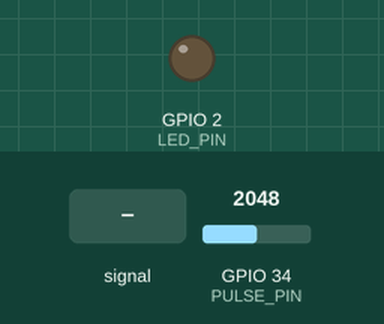
This sketch was run on a simulated ESP32. On the bench: output pins drawn as LEDs (lit = HIGH). The inputs (shaded band) are chosen by the test bench; at power-on: GPIO 34 (PULSE_PIN) = 2048 (analog values on the 0–4095 scale). WiFi joins after 1.5 s; servers stay silent unless stated; uploads are accepted with an empty reply; the local clock reads 2024-03-15 10:24:30 at power-on unless the sketch sets it; what the sketch prints to the serial monitor is not drawn.

Above: at 2.7 s.
2.8 s: GPIO 34 (PULSE_PIN) fed a 200 Hz sine of ±1842 counts around its level
At 3.07 s:
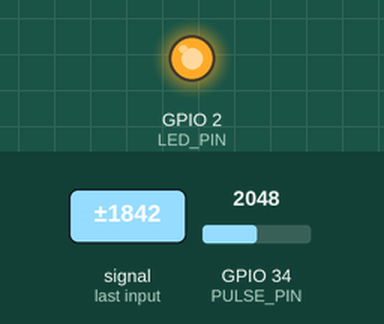
5.8 s: GPIO 34 (PULSE_PIN) set to 1960
7.3 s: GPIO 34 (PULSE_PIN) set to 2532
8.9 s: GPIO 34 (PULSE_PIN) set to 2651
Timing chart, 0 to 11.4 s (numbered marks = the images above; inputs shaded):
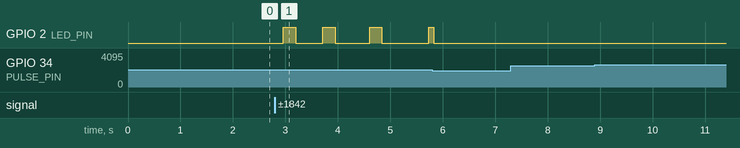

The sketch:

vital_pulse_esp32.ino
```cpp
/*
 * Smart Vital Monitoring - ESP32 pulse firmware
 * ---------------------------------------------
 * Board:  ESP32 DevKit (ESP-WROOM-32)  -> no Arduino Uno needed, the ESP32 has Wi-Fi built in
 * Sensor: Analog "Heart Pulse Rate" module (3 pins: S / + / -)
 *
 * WIRING (power the sensor from 3.3V, NOT 5V - the ESP32 pins only handle 3.3V)
 *   Sensor  +  (VCC)    -> ESP32 3V3
 *   Sensor  -  (GND)    -> ESP32 GND
 *   Sensor  S  (signal) -> ESP32 GPIO34   (an ADC1 pin - ADC2 pins stop working when Wi-Fi is on)
 *
 * WHAT IT DOES
 *   1. Samples the sensor every 10 ms.
 *   2. Finds heartbeats using an adaptive threshold (it follows the signal's own peaks and dips).
 *   3. Averages the last few beat-to-beat gaps into a BPM value.
 *   4. Every SEND_INTERVAL_MS it POSTs JSON to the backend:
 *        { "device_id": "...", "pulse_rate": 72, "finger_detected": true, "timestamp": "2026-09-26T10:15:00+02:00" }
 *
 * BEFORE UPLOADING
 *   - Copy secrets.example.h to secrets.h (same folder) and fill in your Wi-Fi + server details.
 *   - Tools > Board: "ESP32 Dev Module"  (install "esp32 by Espressif" in Boards Manager first)
 *   - Open Serial Monitor at 115200 baud to watch what's happening.
 *
 * NOTE: A hobby pulse sensor is fine for a prototype, but it's not a medical device.
 *       Readings jump around if the finger moves or presses too hard.
 */

#include <WiFi.h>
#include <HTTPClient.h>
#include <time.h>
#include "secrets.h"   // WIFI_SSID, WIFI_PASSWORD, SERVER_URL, DEVICE_ID, DEVICE_API_KEY

// ---------- Settings you can tweak ----------
const int      PULSE_PIN          = 34;     // sensor signal pin (ADC1)
const int      LED_PIN            = 2;      // on-board LED blinks on each beat
const uint32_t SAMPLE_INTERVAL_MS = 10;     // 100 samples per second
const uint32_t SEND_INTERVAL_MS   = 5000;   // send a reading every 5 seconds
const uint32_t NO_BEAT_TIMEOUT_MS = 4000;   // no beat for 4 s = finger probably off
const int      MIN_AMPLITUDE      = 120;    // weaker signal than this = no finger (0..4095 scale)
const int      IBI_HISTORY        = 6;      // how many beat gaps to average

// ---------- Beat detection state ----------
int      smoothBuf[4] = {0};  // tiny moving average to clean up noise
int      smoothIdx = 0;
float    peak = 2048, trough = 2048;   // running high and low of the signal
bool     aboveThreshold = false;
uint32_t lastBeatMs = 0;
uint32_t ibi[IBI_HISTORY] = {0};       // inter-beat intervals (ms)
int      ibiCount = 0, ibiIdx = 0;

uint32_t lastSampleMs = 0;
uint32_t lastSendMs   = 0;

// ------------------------------------------------------------
void connectWiFi() {
  if (WiFi.status() == WL_CONNECTED) return;
  Serial.printf("Connecting to Wi-Fi '%s'", WIFI_SSID);
  WiFi.mode(WIFI_STA);
  WiFi.begin(WIFI_SSID, WIFI_PASSWORD);
  uint32_t start = millis();
  while (WiFi.status() != WL_CONNECTED && millis() - start < 15000) {
    delay(500);
    Serial.print(".");
  }
  if (WiFi.status() == WL_CONNECTED) {
    Serial.printf("\nConnected. ESP32 IP: %s\n", WiFi.localIP().toString().c_str());
  } else {
    Serial.println("\nWi-Fi failed. Will retry on the next send.");
  }
}

// Returns an ISO time string like 2026-09-26T10:15:00+02:00, or "" if the clock isn't set yet.
// If it's empty, the server just uses the time it received the reading.
String isoTimestamp() {
  struct tm t;
  if (!getLocalTime(&t, 50)) return "";
  char buf[32];
  strftime(buf, sizeof(buf), "%Y-%m-%dT%H:%M:%S+02:00", &t);  // South Africa is UTC+2
  return String(buf);
}

// Average of the stored beat gaps -> beats per minute. 0 means "not enough data".
int currentBpm() {
  if (ibiCount < 3) return 0;
  uint32_t sum = 0;
  for (int i = 0; i < ibiCount; i++) sum += ibi[i];
  return (int)(60000UL / (sum / ibiCount));
}

void resetBeats() {
  ibiCount = 0;
  ibiIdx = 0;
}

// Called every SAMPLE_INTERVAL_MS
void samplePulse() {
  int raw = analogRead(PULSE_PIN);            // 0..4095 on the ESP32

  // 1. Smooth: average of the last 4 samples
  smoothBuf[smoothIdx] = raw;
  smoothIdx = (smoothIdx + 1) % 4;
  int value = (smoothBuf[0] + smoothBuf[1] + smoothBuf[2] + smoothBuf[3]) / 4;

  // 2. Track the signal's peak and trough, letting both slowly drift back toward the signal
  if (value > peak) peak = value; else peak -= 1.5;
  if (value < trough) trough = value; else trough += 1.5;
  if (trough > peak) trough = peak;

  float amplitude = peak - trough;
  float threshold = trough + amplitude * 0.6;  // a beat = signal rises past 60% of its range
  float hysteresis = amplitude * 0.1;          // stops one noisy beat counting twice

  uint32_t now = millis();

  // 3. Detect a rising edge through the threshold = one heartbeat
  if (!aboveThreshold && value > threshold + hysteresis && amplitude > MIN_AMPLITUDE) {
    aboveThreshold = true;
    uint32_t gap = now - lastBeatMs;

    // Only accept gaps that make sense: 300 ms (200 BPM) to 2000 ms (30 BPM)
    if (lastBeatMs != 0 && gap >= 300 && gap <= 2000) {
      ibi[ibiIdx] = gap;
      ibiIdx = (ibiIdx + 1) % IBI_HISTORY;
      if (ibiCount < IBI_HISTORY) ibiCount++;
      digitalWrite(LED_PIN, HIGH);
    }
    if (gap >= 300 || lastBeatMs == 0) lastBeatMs = now;
  } else if (aboveThreshold && value < threshold - hysteresis) {
    aboveThreshold = false;
    digitalWrite(LED_PIN, LOW);
  }

  // 4. No beats for a while -> clear old data so we don't send a stale BPM
  if (lastBeatMs != 0 && now - lastBeatMs > NO_BEAT_TIMEOUT_MS) {
    resetBeats();
    lastBeatMs = 0;
  }
}

void sendReading() {
  connectWiFi();
  if (WiFi.status() != WL_CONNECTED) return;

  int bpm = currentBpm();
  bool finger = bpm > 0;
  String ts = isoTimestamp();

  // Build the JSON by hand (keeps things simple - no extra library needed)
  String body = "{";
  body += "\"device_id\":\"" + String(DEVICE_ID) + "\",";
  body += "\"pulse_rate\":" + String(bpm) + ",";
  body += "\"finger_detected\":" + String(finger ? "true" : "false");
  if (ts.length() > 0) body += ",\"timestamp\":\"" + ts + "\"";
  body += "}";

  HTTPClient http;
  http.begin(SERVER_URL);
  http.addHeader("Content-Type", "application/json");
  http.addHeader("X-Device-Key", DEVICE_API_KEY);
  http.setTimeout(4000);

  int code = http.POST(body);
  Serial.printf("Sent %s -> HTTP %d\n", body.c_str(), code);
  if (code > 0 && code != 201) Serial.println("Server said: " + http.getString());
  http.end();
}

// ------------------------------------------------------------
void setup() {
  Serial.begin(115200);
  pinMode(LED_PIN, OUTPUT);
  analogReadResolution(12);              // 0..4095
  analogSetAttenuation(ADC_11db);        // read the full 0..3.3V range

  connectWiFi();
  // Get the real time from the internet (South Africa = UTC+2, no daylight saving)
  configTime(2 * 3600, 0, "pool.ntp.org", "time.google.com");
  Serial.println("Place a finger gently on the sensor and keep still...");
}

void loop() {
  uint32_t now = millis();

  if (now - lastSampleMs >= SAMPLE_INTERVAL_MS) {
    lastSampleMs = now;
    samplePulse();
  }

  if (now - lastSendMs >= SEND_INTERVAL_MS) {
    lastSendMs = now;
    sendReading();   // takes a moment; sampling pauses briefly while it sends
  }
}
```

secrets.example.h
```cpp
// Copy this file to "secrets.h" in the same folder and fill in your details.
// Keep secrets.h out of GitHub (it's already in .gitignore).
#pragma once

#define WIFI_SSID       "Your-WiFi-Name"
#define WIFI_PASSWORD   "Your-WiFi-Password"

// Your laptop's IP on the same Wi-Fi (run `ipconfig` on Windows, look for IPv4 Address).
// "localhost" will NOT work here - localhost on the ESP32 means the ESP32 itself.
#define SERVER_URL      "http://192.168.1.50:4000/api/readings"

// Must match a device_id on a patient in the dashboard (seed data uses these)
#define DEVICE_ID       "ESP32-KZN-001"

// Must match DEVICE_API_KEY in server/.env
#define DEVICE_API_KEY  "change-me-device-key"
```

Measured:
- after the input at 2.8 s, GPIO 2 (LED_PIN): goes HIGH 0.24 s, LOW 0.51 s, HIGH 0.24 s, LOW 0.65 s, HIGH 0.23 s, LOW 0.89 s, then HIGH, starting after 0.16 s
- after the input at 7.3 s, every drawn part: stays the same
- after the input at 8.9 s, every drawn part: stays the same
